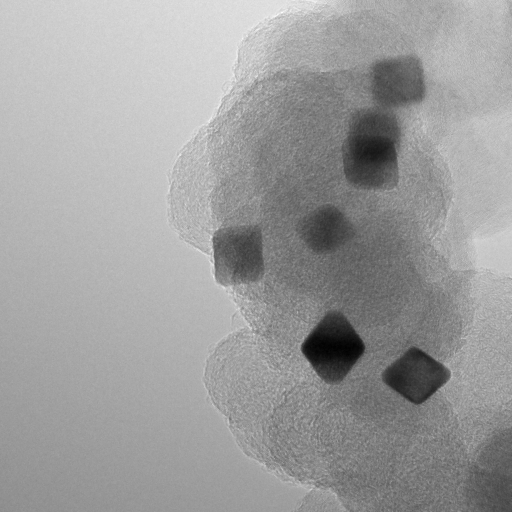
#> input picture 0_Dataset/examples.png, 512 x 512 px
$ python run.py
#> lines starting #> are read from the running program, lines starting #| are printed output that depends on the picture; after the words box and inside, x2 and y2 are one past the last pixel; in counts of white or black regions, pixels touching at a corner belong together; long printed decimals are rounded
import os
import numpy as np
import cv2
from scipy.spatial import ConvexHull
from skimage.transform import radon, iradon_sart


def sart(theta, img):
    height, width = img.shape

    sinogram = radon(
        img,
        theta=theta,
        circle=False
    )

    rec = iradon_sart(
        sinogram,
        theta
    )

    rec_h, rec_w = rec.shape

    y0 = (rec_h - height) // 2
    x0 = (rec_w - width) // 2

    rec = rec[
        y0:y0 + height,
        x0:x0 + width
    ]

    return rec


def apply_circular_mask(image, radius):
    height, width = image.shape[:2]
    center = (width // 2, height // 2)

    masked_image = np.zeros_like(image)

    num_points = 400
    points = []

    for _ in range(num_points):
        angle = np.random.uniform(0, 2 * np.pi)
        r = np.random.uniform(0, radius)

        x = int(center[0] + r * np.cos(angle))
        y = int(center[1] + r * np.sin(angle))

        points.append((x, y))

    points = np.array(points)

    hull = ConvexHull(points)
    hull_points = points[hull.vertices]

    mask = np.zeros(
        (height, width),
        dtype=np.uint8
    )

    cv2.fillConvexPoly(
        mask,
        hull_points,
        255
    )

    masked_image[mask == 255] = image[mask == 255]

    return masked_image


def start_points(size, split_size):
    if size <= split_size:
        return [0]

    points = [0]
    stride = split_size
    counter = 1

    while True:
        pt = stride * counter

        if pt + split_size >= size:
            last = size - split_size

            if last != points[-1]:
                points.append(last)

            break

        points.append(pt)
        counter += 1

    return points


if __name__ == "__main__":

    image_path = "../examples.png"

    input_dir = "input_crop"
    mask_dir = "mask_crop"

    patch_size = 256

    theta = (
        np.arange(-66, 67, 6)
        + (np.random.rand(23) * 2 - 1) / 3
    )

    os.makedirs(input_dir, exist_ok=True)
    os.makedirs(mask_dir, exist_ok=True)

    img = cv2.imread(
        image_path,
        cv2.IMREAD_GRAYSCALE
    )
#> img is the input picture: shape (512, 512); min 1, max 252, mean 157.2

    if img is None:
        raise FileNotFoundError(image_path)

    img = img.astype(np.float32)

    img = img / np.max(img) * 255

    height, width = img.shape
#> height = 512; width = 512

    radius = int(min(height, width) * 0.48)
#> radius = 245

    label = apply_circular_mask(
        img,
        radius
    )
#> in apply_circular_mask, `cv2.fillConvexPoly( mask, hull_points, 255 )`:
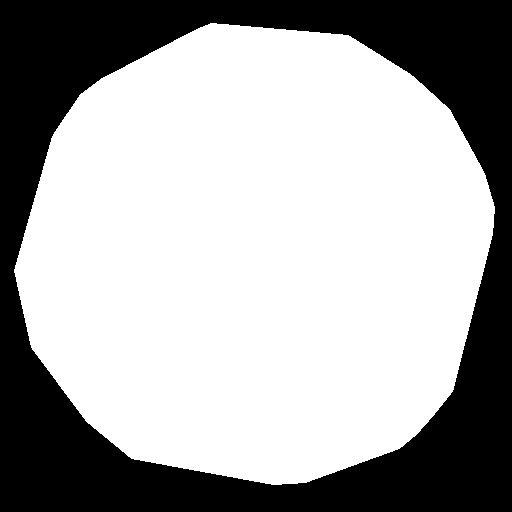
#> mask: shape (512, 512); 65.7% white; 1 black region, box (x1, y1, x2, y2) and area: (0, 0, 512, 512) 89944
#> in apply_circular_mask, `masked_image[mask == 255] = image[mask == 255]`:
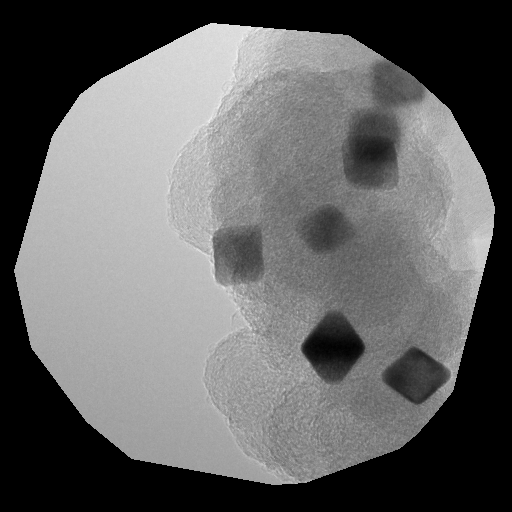
#> masked_image: shape (512, 512) float32; min 0, max 247.9, mean 100.9

    rec = sart(
        theta,
        label
    ).astype(np.float32)
#> in sart, `rec = iradon_sart( sinogram, theta )`:
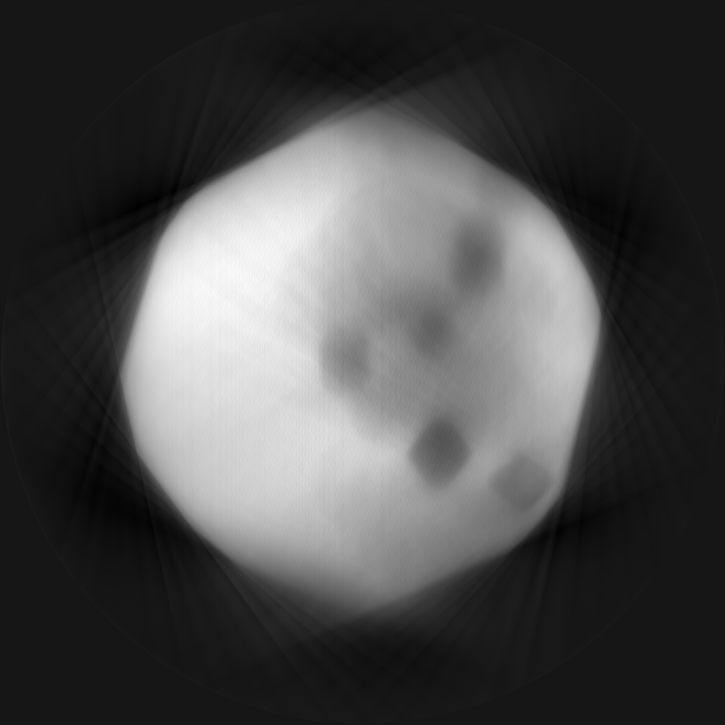
#> rec: shape (725, 725) float32; min -21.64, max 225.2, mean 50.3; drawn with min black and max white
#> in sart, `rec = rec[ y0:y0 + height, x0:x0 + width ]`:
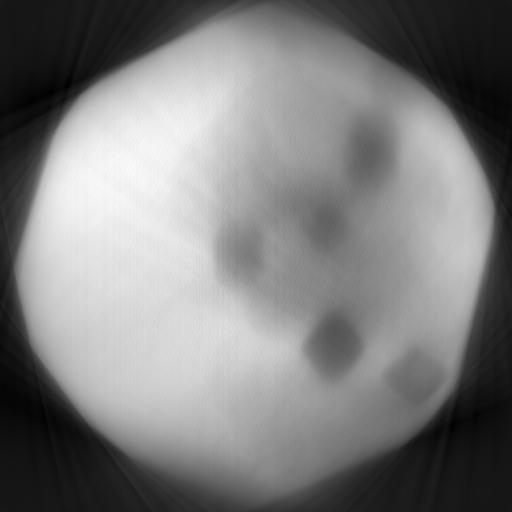
#> rec: shape (512, 512) float32; min -21.64, max 225.2, mean 100.3; drawn with min black and max white

    print(
        "label:",
        label.shape,
        label.min(),
        label.max()
    )
#| label: (512, 512) 0.0 247.917

    print(
        "rec:",
        rec.shape,
        rec.min(),
        rec.max()
    )
#| rec: (512, 512) -21.644 225.169

    y_points = start_points(
        height,
        patch_size
    )
#> y_points = [0, 256]

    x_points = start_points(
        width,
        patch_size
    )
#> x_points = [0, 256]

    count = 0

    for y in y_points:
        for x in x_points:

            mask_patch = label[
                y:y + patch_size,
                x:x + patch_size
            ]

            input_patch = rec[
                y:y + patch_size,
                x:x + patch_size
            ]

            np.save(
                os.path.join(
                    mask_dir,
                    f"{count}.npy"
                ),
                mask_patch.astype(np.uint8)
            )

            np.save(
                os.path.join(
                    input_dir,
                    f"{count}.npy"
                ),
                input_patch.astype(np.float32)
            )

            # cv2.imwrite(
            #     os.path.join(
            #         mask_dir,
            #         f"{count}.png"
            #     ),
            #     mask_patch.astype(np.uint8)
            # )
            #
            # cv2.imwrite(
            #     os.path.join(
            #         input_dir,
            #         f"{count}.png"
            #     ),
            #     np.clip(
            #         input_patch,
            #         0,
            #         255
            #     ).astype(np.uint8)
            # )

            count += 1
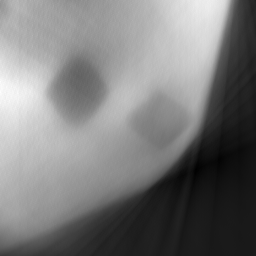
#> input_patch: shape (256, 256) float32; min -20.56, max 185.7, mean 78.6; drawn with min black and max white
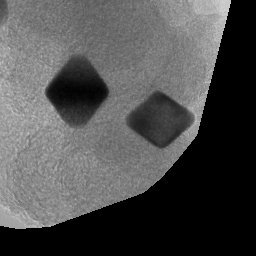
#> mask_patch: shape (256, 256) float32; min 0, max 208.5, mean 78.1
#> after the loop, count = 4

    print("patch count:", count)
#| patch count: 4
